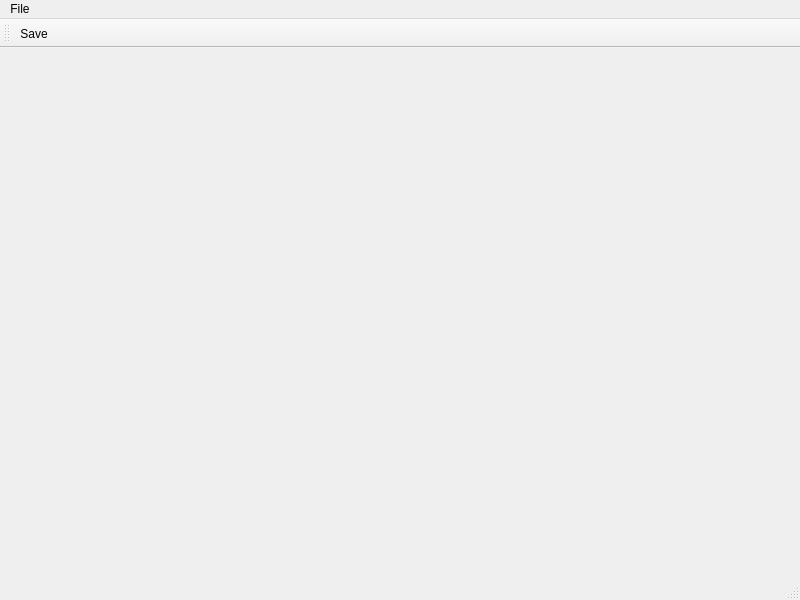
<?xml version="1.0" encoding="UTF-8"?>
<ui version="4.0">
 <class>MainWindow</class>
 <widget class="QMainWindow" name="MainWindow">
  <property name="geometry">
   <rect>
    <x>0</x>
    <y>0</y>
    <width>800</width>
    <height>600</height>
   </rect>
  </property>
  <property name="windowTitle">
   <string>MainWindow</string>
  </property>
  <widget class="QWidget" name="centralwidget"/>
  <widget class="QMenuBar" name="menubar">
   <property name="geometry">
    <rect>
     <x>0</x>
     <y>0</y>
     <width>800</width>
     <height>25</height>
    </rect>
   </property>
   <widget class="QMenu" name="menuFile">
    <property name="title">
     <string>File</string>
    </property>
    <addaction name="actionSave"/>
   </widget>
   <addaction name="menuFile"/>
  </widget>
  <widget class="QToolBar" name="toolBar">
   <property name="enabled">
    <bool>true</bool>
   </property>
   <property name="windowTitle">
    <string>toolBar</string>
   </property>
   <attribute name="toolBarArea">
    <enum>TopToolBarArea</enum>
   </attribute>
   <attribute name="toolBarBreak">
    <bool>false</bool>
   </attribute>
   <addaction name="actionSave"/>
  </widget>
  <widget class="QStatusBar" name="statusBar"/>
  <action name="actionSave">

   <property name="text">
    <string>Save</string>
   </property>
  </action>
 </widget>

 <connections/>
</ui>
